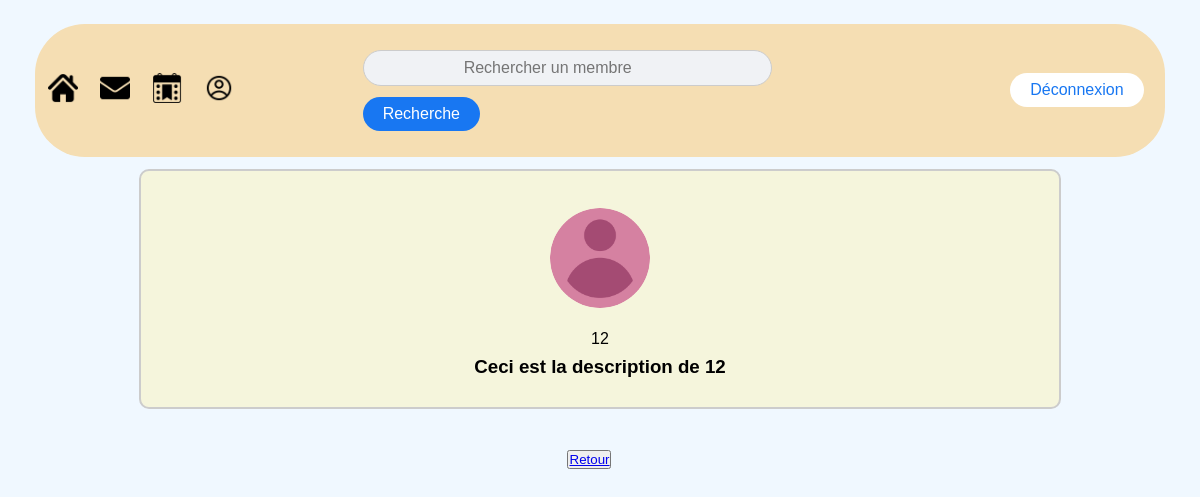
The page /php/friendDashboard.php?id=14 (signed in) on the database its author committed.
### tables this page shows
CREATE TABLE `profil` (
  `id` int(10) UNSIGNED NOT NULL,
  `banner` varchar(255) NOT NULL,
  `profil_picture` varchar(255) NOT NULL,
  `description` text NOT NULL,
  `user_id` int(10) UNSIGNED NOT NULL
);

CREATE TABLE `users` (
  `id` int(10) UNSIGNED NOT NULL,
  `lastname` varchar(255) NOT NULL,
  `name` varchar(255) NOT NULL,
  `mail` varchar(255) NOT NULL,
  `country` varchar(255) NOT NULL,
  `password` varchar(255) NOT NULL,
  `birthday` date NOT NULL,
  `phone` char(10) NOT NULL,
  `account_state` enum('0','1') DEFAULT NULL,
  `username` varchar(255) NOT NULL
);

### php/friendDashboard.php (the view, shortened to what this page needs)
<?php
$idAmi = filter_input(INPUT_GET, "id", FILTER_VALIDATE_INT);
include("fonctionsPHP.php");
require("../pdo/pdo.php");;
$maRequete = $pdo->prepare("SELECT * FROM users WHERE id = :id");
$maRequete->execute([
    ":id" => $idAmi
]);
$infoDeMonAmi = $maRequete->fetch(PDO::FETCH_ASSOC);
?>
<!DOCTYPE html>
<html lang="en">
<head>
    <link rel="stylesheet" href="../PAGE HTML/style.css">
</head>
<body>
<div>
    <?php include("navbar.php"); ?>
</div>
<div id="page">
    <div id="banner">
        <?php afficherMonImageDeProfil($infoDeMonAmi["id"]); ?>
        <div class="fleex">
            <div id="name"><?php afficherMonUsername($infoDeMonAmi["username"]); ?></div>
            <div id="biography"><?php afficherMaBiographie($infoDeMonAmi["id"]); ?></div>
        </div>
    </div>
    <div class="flex">
        <div id="personnalInformation">
            <br>
            <button type="button"><a href="profil.php">Retour</a></button>
            <br>
        </div>
    </div>
</div>
</body>
</html>

### php/fonctionsPHP.php (shortened to what this page needs)
<?php
function fromTableProfil($id){
    require("../pdo/pdo.php");
    $maRequete = $pdo->prepare("SELECT * from profil where id=:id");
    $maRequete->execute([
    ":id" => $id
    ]);
    $result = $maRequete->fetch();
    return $result;
};
function afficherMonImageDeProfil($id) {
    $result = fromTableProfil($id);
    if ($result && isset($result["profil_picture"])) {
        $imageDeMonUser = $result["profil_picture"];
        echo "<div id='profil_picture'><img style='width: 100px; height: 100px; object-fit: cover;border-radius: 50%;' src='$imageDeMonUser' alt='Image de profil'></div>";
    } else {
        echo "<div id='profil_picture'><img style='width: 100px; height: 100px; object-fit: cover;border-radius: 50%;' src='logo.jpg' alt='Image de profil'></div>";
    }
}
function afficherMaBiographie($id) {
    $result = fromTableProfil($id);
    if ($result && isset($result["description"])) {
        $bioDeMonUser = $result["description"];
        echo "<h3>$bioDeMonUser</h3>";
    } else {
        echo "<h3>Description non disponible</h3>";
    }
}
function afficherMonUsername($username){
    echo $username;
};

### Page HTML/style.css (style rules this page uses)
* { margin: 1%; padding: 0; box-sizing: border-box; }
body { background-color: #f0f8ff; margin: 0; padding: 0; font-family: Arial, sans-serif; }
#banner { border: 2px solid #ccc; padding: 20px; text-align: center; width: 80%; margin: 0 auto; background-color: beige; }
.flex { display: flex; justify-content: center; align-items: center; }
#banner { padding: 20px; border-radius: 10px; margin-bottom: auto; }

### rows shown on the page
profil: profil_picture (placeholder picture), description "Ceci est la description de 12"
users: username "12"
